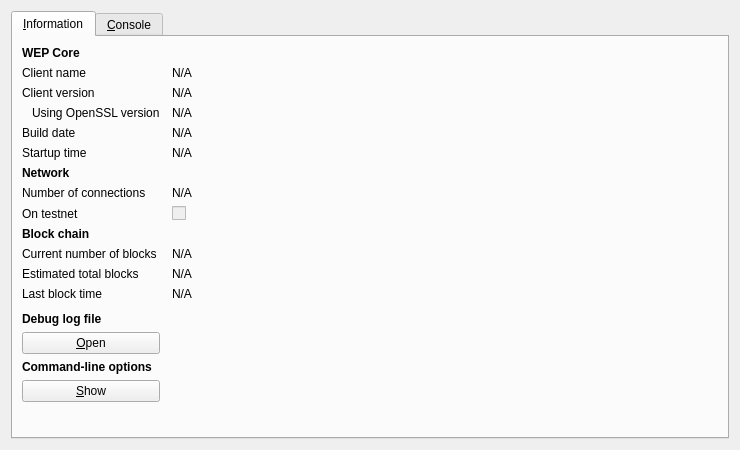
<?xml version="1.0" encoding="UTF-8"?>
<ui version="4.0">
 <class>RPCConsole</class>
 <widget class="QDialog" name="RPCConsole">
  <property name="geometry">
   <rect>
    <x>0</x>
    <y>0</y>
    <width>740</width>
    <height>450</height>
   </rect>
  </property>
  <property name="windowTitle">
   <string>WEP - Debug window</string>
  </property>
  <layout class="QVBoxLayout" name="verticalLayout_2">
   <item>
    <widget class="QTabWidget" name="tabWidget">
     <property name="currentIndex">
      <number>0</number>
     </property>
     <widget class="QWidget" name="tab_info">
      <attribute name="title">
       <string>&amp;Information</string>
      </attribute>
      <layout class="QGridLayout" name="gridLayout" columnstretch="0,1">
       <property name="horizontalSpacing">
        <number>12</number>
       </property>
       <item row="0" column="0">
        <widget class="QLabel" name="label_9">
         <property name="font">
          <font>
           <weight>75</weight>
           <bold>true</bold>
          </font>
         </property>
         <property name="text">
          <string>WEP Core</string>
         </property>
        </widget>
       </item>
       <item row="1" column="0">
        <widget class="QLabel" name="label_5">
         <property name="text">
          <string>Client name</string>
         </property>
        </widget>
       </item>
       <item row="1" column="1">
        <widget class="QLabel" name="clientName">
         <property name="cursor">
          <cursorShape>IBeamCursor</cursorShape>
         </property>
         <property name="text">
          <string>N/A</string>
         </property>
         <property name="textFormat">
          <enum>Qt::PlainText</enum>
         </property>
         <property name="textInteractionFlags">
          <set>Qt::LinksAccessibleByMouse|Qt::TextSelectableByKeyboard|Qt::TextSelectableByMouse</set>
         </property>
        </widget>
       </item>
       <item row="2" column="0">
        <widget class="QLabel" name="label_6">
         <property name="text">
          <string>Client version</string>
         </property>
        </widget>
       </item>
       <item row="2" column="1">
        <widget class="QLabel" name="clientVersion">
         <property name="cursor">
          <cursorShape>IBeamCursor</cursorShape>
         </property>
         <property name="text">
          <string>N/A</string>
         </property>
         <property name="textFormat">
          <enum>Qt::PlainText</enum>
         </property>
         <property name="textInteractionFlags">
          <set>Qt::LinksAccessibleByMouse|Qt::TextSelectableByKeyboard|Qt::TextSelectableByMouse</set>
         </property>
        </widget>
       </item>
       <item row="3" column="0">
        <widget class="QLabel" name="label_14">
         <property name="text">
          <string>Using OpenSSL version</string>
         </property>
         <property name="indent">
          <number>10</number>
         </property>
        </widget>
       </item>
       <item row="3" column="1">
        <widget class="QLabel" name="openSSLVersion">
         <property name="cursor">
          <cursorShape>IBeamCursor</cursorShape>
         </property>
         <property name="text">
          <string>N/A</string>
         </property>
         <property name="textFormat">
          <enum>Qt::PlainText</enum>
         </property>
         <property name="textInteractionFlags">
          <set>Qt::LinksAccessibleByMouse|Qt::TextSelectableByKeyboard|Qt::TextSelectableByMouse</set>
         </property>
        </widget>
       </item>
       <item row="4" column="0">
        <widget class="QLabel" name="label_12">
         <property name="text">
          <string>Build date</string>
         </property>
        </widget>
       </item>
       <item row="4" column="1">
        <widget class="QLabel" name="buildDate">
         <property name="cursor">
          <cursorShape>IBeamCursor</cursorShape>
         </property>
         <property name="text">
          <string>N/A</string>
         </property>
         <property name="textFormat">
          <enum>Qt::PlainText</enum>
         </property>
         <property name="textInteractionFlags">
          <set>Qt::LinksAccessibleByMouse|Qt::TextSelectableByKeyboard|Qt::TextSelectableByMouse</set>
         </property>
        </widget>
       </item>
       <item row="5" column="0">
        <widget class="QLabel" name="label_13">
         <property name="text">
          <string>Startup time</string>
         </property>
        </widget>
       </item>
       <item row="5" column="1">
        <widget class="QLabel" name="startupTime">
         <property name="cursor">
          <cursorShape>IBeamCursor</cursorShape>
         </property>
         <property name="text">
          <string>N/A</string>
         </property>
         <property name="textFormat">
          <enum>Qt::PlainText</enum>
         </property>
         <property name="textInteractionFlags">
          <set>Qt::LinksAccessibleByMouse|Qt::TextSelectableByKeyboard|Qt::TextSelectableByMouse</set>
         </property>
        </widget>
       </item>
       <item row="6" column="0">
        <widget class="QLabel" name="label_11">
         <property name="font">
          <font>
           <weight>75</weight>
           <bold>true</bold>
          </font>
         </property>
         <property name="text">
          <string>Network</string>
         </property>
        </widget>
       </item>
       <item row="7" column="0">
        <widget class="QLabel" name="label_7">
         <property name="text">
          <string>Number of connections</string>
         </property>
        </widget>
       </item>
       <item row="7" column="1">
        <widget class="QLabel" name="numberOfConnections">
         <property name="cursor">
          <cursorShape>IBeamCursor</cursorShape>
         </property>
         <property name="text">
          <string>N/A</string>
         </property>
         <property name="textFormat">
          <enum>Qt::PlainText</enum>
         </property>
         <property name="textInteractionFlags">
          <set>Qt::LinksAccessibleByMouse|Qt::TextSelectableByKeyboard|Qt::TextSelectableByMouse</set>
         </property>
        </widget>
       </item>
       <item row="8" column="0">
        <widget class="QLabel" name="label_8">
         <property name="text">
          <string>On testnet</string>
         </property>
        </widget>
       </item>
       <item row="8" column="1">
        <widget class="QCheckBox" name="isTestNet">
         <property name="enabled">
          <bool>false</bool>
         </property>
         <property name="text">
          <string/>
         </property>
        </widget>
       </item>
       <item row="9" column="0">
        <widget class="QLabel" name="label_10">
         <property name="font">
          <font>
           <weight>75</weight>
           <bold>true</bold>
          </font>
         </property>
         <property name="text">
          <string>Block chain</string>
         </property>
        </widget>
       </item>
       <item row="10" column="0">
        <widget class="QLabel" name="label_3">
         <property name="text">
          <string>Current number of blocks</string>
         </property>
        </widget>
       </item>
       <item row="10" column="1">
        <widget class="QLabel" name="numberOfBlocks">
         <property name="cursor">
          <cursorShape>IBeamCursor</cursorShape>
         </property>
         <property name="text">
          <string>N/A</string>
         </property>
         <property name="textFormat">
          <enum>Qt::PlainText</enum>
         </property>
         <property name="textInteractionFlags">
          <set>Qt::LinksAccessibleByMouse|Qt::TextSelectableByKeyboard|Qt::TextSelectableByMouse</set>
         </property>
        </widget>
       </item>
       <item row="11" column="0">
        <widget class="QLabel" name="label_4">
         <property name="text">
          <string>Estimated total blocks</string>
         </property>
        </widget>
       </item>
       <item row="11" column="1">
        <widget class="QLabel" name="totalBlocks">
         <property name="cursor">
          <cursorShape>IBeamCursor</cursorShape>
         </property>
         <property name="text">
          <string>N/A</string>
         </property>
         <property name="textFormat">
          <enum>Qt::PlainText</enum>
         </property>
         <property name="textInteractionFlags">
          <set>Qt::LinksAccessibleByMouse|Qt::TextSelectableByKeyboard|Qt::TextSelectableByMouse</set>
         </property>
        </widget>
       </item>
       <item row="12" column="0">
        <widget class="QLabel" name="label_2">
         <property name="text">
          <string>Last block time</string>
         </property>
        </widget>
       </item>
       <item row="12" column="1">
        <widget class="QLabel" name="lastBlockTime">
         <property name="cursor">
          <cursorShape>IBeamCursor</cursorShape>
         </property>
         <property name="text">
          <string>N/A</string>
         </property>
         <property name="textFormat">
          <enum>Qt::PlainText</enum>
         </property>
         <property name="textInteractionFlags">
          <set>Qt::LinksAccessibleByMouse|Qt::TextSelectableByKeyboard|Qt::TextSelectableByMouse</set>
         </property>
        </widget>
       </item>
       <item row="13" column="0">
        <spacer name="verticalSpacer_2">
         <property name="orientation">
          <enum>Qt::Vertical</enum>
         </property>
         <property name="sizeHint" stdset="0">
          <size>
           <width>20</width>
           <height>20</height>
          </size>
         </property>
        </spacer>
       </item>
       <item row="14" column="0">
        <widget class="QLabel" name="labelDebugLogfile">
         <property name="font">
          <font>
           <weight>75</weight>
           <bold>true</bold>
          </font>
         </property>
         <property name="text">
          <string>Debug log file</string>
         </property>
        </widget>
       </item>
       <item row="15" column="0">
        <widget class="QPushButton" name="openDebugLogfileButton">
         <property name="toolTip">
          <string>Open the WEP debug log file from the current data directory. This can take a few seconds for large log files.</string>
         </property>
         <property name="text">
          <string>&amp;Open</string>
         </property>
         <property name="autoDefault">
          <bool>false</bool>
         </property>
        </widget>
       </item>
       <item row="16" column="0">
        <widget class="QLabel" name="labelCLOptions">
         <property name="font">
          <font>
           <weight>75</weight>
           <bold>true</bold>
          </font>
         </property>
         <property name="text">
          <string>Command-line options</string>
         </property>
        </widget>
       </item>
       <item row="17" column="0">
        <widget class="QPushButton" name="showCLOptionsButton">
         <property name="toolTip">
          <string>Show the WEP-Qt help message to get a list with possible WEP command-line options.</string>
         </property>
         <property name="text">
          <string>&amp;Show</string>
         </property>
         <property name="autoDefault">
          <bool>false</bool>
         </property>
        </widget>
       </item>
       <item row="18" column="0">
        <spacer name="verticalSpacer">
         <property name="orientation">
          <enum>Qt::Vertical</enum>
         </property>
         <property name="sizeHint" stdset="0">
          <size>
           <width>20</width>
           <height>40</height>
          </size>
         </property>
        </spacer>
       </item>
      </layout>
     </widget>
     <widget class="QWidget" name="tab_console">
      <attribute name="title">
       <string>&amp;Console</string>
      </attribute>
      <layout class="QVBoxLayout" name="verticalLayout_3">
       <property name="spacing">
        <number>3</number>
       </property>
       <item>
        <widget class="QTextEdit" name="messagesWidget">
         <property name="minimumSize">
          <size>
           <width>0</width>
           <height>100</height>
          </size>
         </property>
         <property name="readOnly">
          <bool>true</bool>
         </property>
         <property name="tabKeyNavigation" stdset="0">
          <bool>false</bool>
         </property>
         <property name="columnCount" stdset="0">
          <number>2</number>
         </property>
        </widget>
       </item>
       <item>
        <layout class="QHBoxLayout" name="horizontalLayout">
         <property name="spacing">
          <number>3</number>
         </property>
         <item>
          <widget class="QLabel" name="label">
           <property name="text">
            <string notr="true">&gt;</string>
           </property>
          </widget>
         </item>
         <item>
          <widget class="QLineEdit" name="lineEdit"/>
         </item>
         <item>
          <widget class="QPushButton" name="clearButton">
           <property name="maximumSize">
            <size>
             <width>24</width>
             <height>24</height>
            </size>
           </property>
           <property name="toolTip">
            <string>Clear console</string>
           </property>
           <property name="text">
            <string/>
           </property>
           <property name="icon">
            <iconset resource="../bitcoin.qrc">
             <normaloff>:/icons/remove</normaloff>:/icons/remove</iconset>
           </property>
           <property name="shortcut">
            <string notr="true">Ctrl+L</string>
           </property>
           <property name="autoDefault">
            <bool>false</bool>
           </property>
          </widget>
         </item>
        </layout>
       </item>
      </layout>
     </widget>
    </widget>
   </item>
  </layout>
 </widget>
 <resources>
  <include location="../bitcoin.qrc"/>
 </resources>
 <connections/>
</ui>
